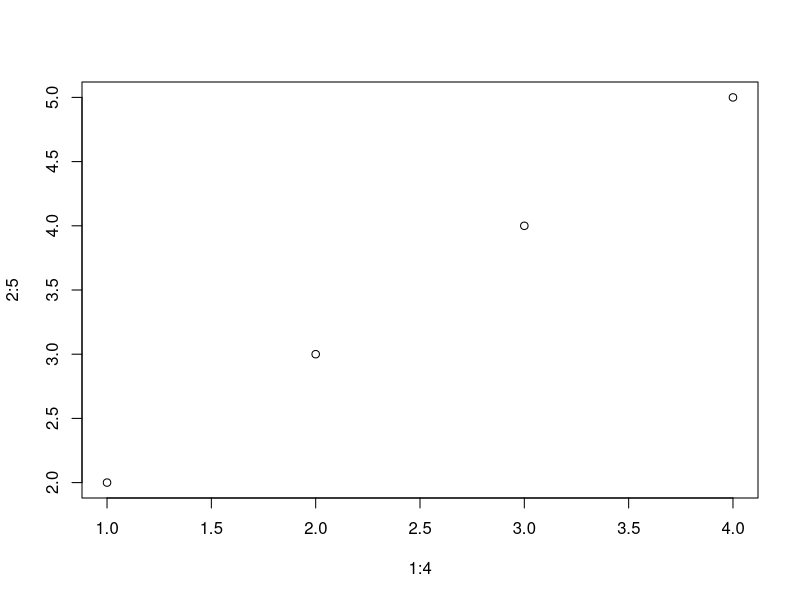

This figure's R source:
## ---- chunk 1
plot(1:4, 2:5)
